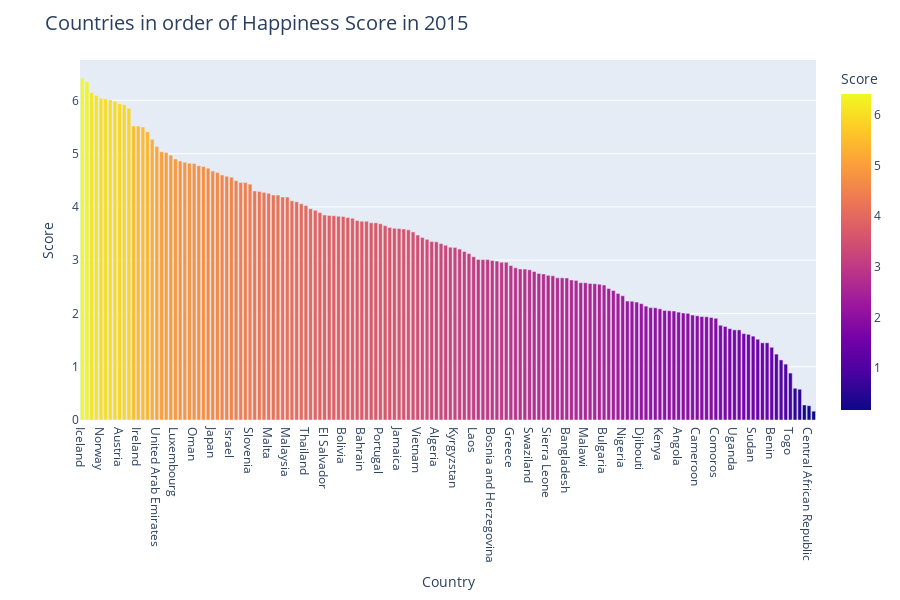

The cell this chart's notebook holds for it:
### Markdown cell above
##### observations:
-

### Code cell
#plotting an overview of the countries in order of their happiness score of each year.
score_order_bar(df=complete_data_2015, year=2015)
score_order_bar(df=complete_data_2016, year=2016)
score_order_bar(df=complete_data_2017, year=2017)
score_order_bar(df=complete_data_2018, year=2018)
score_order_bar(df=complete_data_2019, year=2019)

### Figure 1 — Plotly figure (JSON) as saved in the notebook; plotly's stock layout.template omitted (floating-point values rounded to 4 significant figures; data arrays with more than 128 entries replaced by an {"elided": "..."} marker saying what was removed)
{"data": [{"alignmentgroup": "True", "hovertemplate": "Country=%{x}<br>Score=%{marker.color}<extra></extra>", "legendgroup": "", "marker": {"color": {"elided": "158 float values"}, "coloraxis": "coloraxis"}, "name": "", "offsetgroup": "", "orientation": "v", "showlegend": false, "textposition": "auto", "type": "bar", "x": {"elided": "158 str values"}, "xaxis": "x", "y": {"elided": "158 float values"}, "yaxis": "y"}], "layout": {"barmode": "relative", "coloraxis": {"colorbar": {"title": {"text": "Score"}}, "colorscale": [[0, "#0d0887"], [0.1111, "#46039f"], [0.2222, "#7201a8"], [0.3333, "#9c179e"], [0.4444, "#bd3786"], [0.5556, "#d8576b"], [0.6667, "#ed7953"], [0.7778, "#fb9f3a"], [0.8889, "#fdca26"], [1, "#f0f921"]]}, "height": 600, "legend": {"tracegroupgap": 0}, "margin": {"t": 60}, "title": {"font": {"size": 20}, "text": "Countries in order of Happiness Score in 2015"}, "xaxis": {"anchor": "y", "domain": [0, 1], "title": {"text": "Country"}}, "yaxis": {"anchor": "x", "domain": [0, 1], "title": {"text": "Score"}}}}
